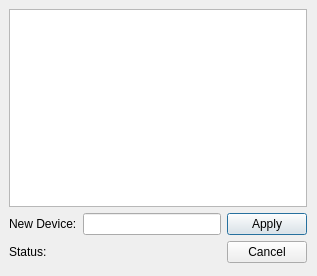
<?xml version="1.0" encoding="UTF-8"?>
<ui version="4.0">
 <class>NewDeviceDialog</class>
 <widget class="QDialog" name="NewDeviceDialog">
  <property name="geometry">
   <rect>
    <x>0</x>
    <y>0</y>
    <width>317</width>
    <height>276</height>
   </rect>
  </property>
  <property name="windowTitle">
   <string>Dialog</string>
  </property>
  <widget class="QWidget" name="">
   <property name="geometry">
    <rect>
     <x>9</x>
     <y>9</y>
     <width>298</width>
     <height>254</height>
    </rect>
   </property>
   <layout class="QVBoxLayout" name="verticalLayout">
    <item>
     <widget class="QListWidget" name="listWidget"/>
    </item>
    <item>
     <layout class="QHBoxLayout" name="horizontalLayout">
      <item>
       <layout class="QGridLayout" name="gridLayout">
        <item row="1" column="0">
         <widget class="QLabel" name="lblStatus">
          <property name="text">
           <string>Status:</string>
          </property>
         </widget>
        </item>
        <item row="0" column="0" colspan="2">
         <widget class="QLabel" name="lblDev">
          <property name="text">
           <string>New Device:</string>
          </property>
         </widget>
        </item>
        <item row="0" column="2">
         <widget class="QLineEdit" name="letDev"/>
        </item>
        <item row="1" column="2">
         <widget class="QLabel" name="lblReply">
          <property name="text">
           <string/>
          </property>
         </widget>
        </item>
        <item row="0" column="3">
         <widget class="QPushButton" name="btnApply">
          <property name="text">
           <string>Apply</string>
          </property>
         </widget>
        </item>
        <item row="1" column="3">
         <widget class="QPushButton" name="btnCancel">
          <property name="text">
           <string>Cancel</string>
          </property>
         </widget>
        </item>
       </layout>
      </item>
     </layout>
    </item>
   </layout>
  </widget>
 </widget>
 <resources/>
 <connections/>
</ui>
